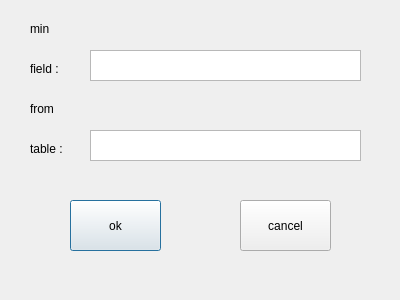
<?xml version="1.0" encoding="UTF-8"?>
<ui version="4.0">
 <class>Dialog</class>
 <widget class="QDialog" name="Dialog">
  <property name="geometry">
   <rect>
    <x>0</x>
    <y>0</y>
    <width>400</width>
    <height>300</height>
   </rect>
  </property>
  <property name="windowTitle">
   <string>Dialog</string>
  </property>
  <widget class="QPushButton" name="ok_btn">
   <property name="geometry">
    <rect>
     <x>70</x>
     <y>200</y>
     <width>91</width>
     <height>51</height>
    </rect>
   </property>
   <property name="text">
    <string>ok</string>
   </property>
  </widget>
  <widget class="QPushButton" name="cancel_btn">
   <property name="geometry">
    <rect>
     <x>240</x>
     <y>200</y>
     <width>91</width>
     <height>51</height>
    </rect>
   </property>
   <property name="text">
    <string>cancel</string>
   </property>
  </widget>
  <widget class="QLabel" name="label">
   <property name="geometry">
    <rect>
     <x>30</x>
     <y>20</y>
     <width>67</width>
     <height>17</height>
    </rect>
   </property>
   <property name="text">
    <string>min</string>
   </property>
  </widget>
  <widget class="QLabel" name="label_2">
   <property name="geometry">
    <rect>
     <x>30</x>
     <y>60</y>
     <width>67</width>
     <height>17</height>
    </rect>
   </property>
   <property name="text">
    <string>field :</string>
   </property>
  </widget>
  <widget class="QLabel" name="label_3">
   <property name="geometry">
    <rect>
     <x>30</x>
     <y>100</y>
     <width>67</width>
     <height>17</height>
    </rect>
   </property>
   <property name="text">
    <string>from</string>
   </property>
  </widget>
  <widget class="QLabel" name="label_4">
   <property name="geometry">
    <rect>
     <x>30</x>
     <y>140</y>
     <width>67</width>
     <height>17</height>
    </rect>
   </property>
   <property name="text">
    <string>table :</string>
   </property>
  </widget>
  <widget class="QTextEdit" name="field_edt">
   <property name="geometry">
    <rect>
     <x>90</x>
     <y>50</y>
     <width>271</width>
     <height>31</height>
    </rect>
   </property>
  </widget>
  <widget class="QTextEdit" name="table_edt">
   <property name="geometry">
    <rect>
     <x>90</x>
     <y>130</y>
     <width>271</width>
     <height>31</height>
    </rect>
   </property>
  </widget>
 </widget>
 <resources/>
 <connections/>
</ui>
